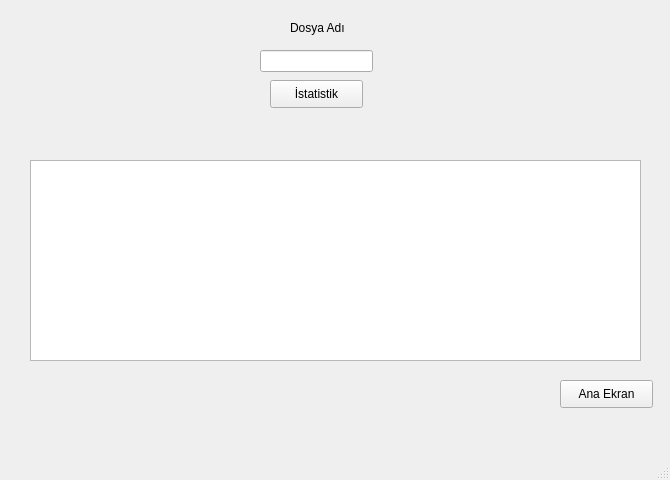
<?xml version="1.0" encoding="UTF-8"?>
<ui version="4.0">
 <class>MainWindow</class>
 <widget class="QMainWindow" name="MainWindow">
  <property name="geometry">
   <rect>
    <x>0</x>
    <y>0</y>
    <width>670</width>
    <height>480</height>
   </rect>
  </property>
  <property name="windowTitle">
   <string>İstatistik</string>
  </property>
  <widget class="QWidget" name="centralwidget">
   <widget class="QPushButton" name="pushButton">
    <property name="geometry">
     <rect>
      <x>560</x>
      <y>380</y>
      <width>93</width>
      <height>28</height>
     </rect>
    </property>
    <property name="text">
     <string>Ana Ekran</string>
    </property>
   </widget>
   <widget class="QPushButton" name="pushButton_2">
    <property name="geometry">
     <rect>
      <x>270</x>
      <y>80</y>
      <width>93</width>
      <height>28</height>
     </rect>
    </property>
    <property name="text">
     <string>İstatistik</string>
    </property>
   </widget>
   <widget class="QListView" name="listView">
    <property name="geometry">
     <rect>
      <x>30</x>
      <y>160</y>
      <width>611</width>
      <height>201</height>
     </rect>
    </property>
   </widget>
   <widget class="QLineEdit" name="lineEdit">
    <property name="geometry">
     <rect>
      <x>260</x>
      <y>50</y>
      <width>113</width>
      <height>22</height>
     </rect>
    </property>
   </widget>
   <widget class="QLabel" name="label">
    <property name="geometry">
     <rect>
      <x>290</x>
      <y>20</y>
      <width>55</width>
      <height>16</height>
     </rect>
    </property>
    <property name="text">
     <string>Dosya Adı</string>
    </property>
   </widget>
  </widget>
  <widget class="QMenuBar" name="menubar">
   <property name="geometry">
    <rect>
     <x>0</x>
     <y>0</y>
     <width>670</width>
     <height>26</height>
    </rect>
   </property>
  </widget>
  <widget class="QStatusBar" name="statusbar"/>
 </widget>
 <resources/>
 <connections/>
</ui>
